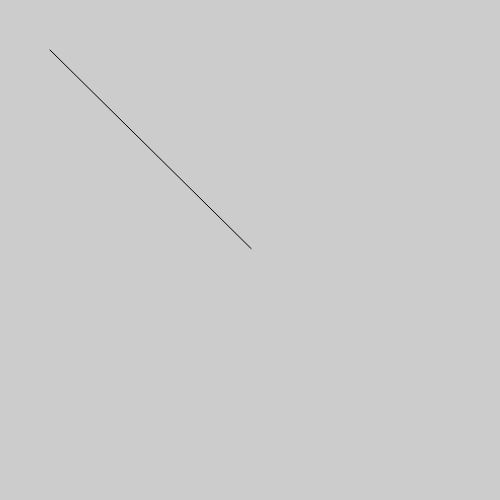
Frame 1 (no input)
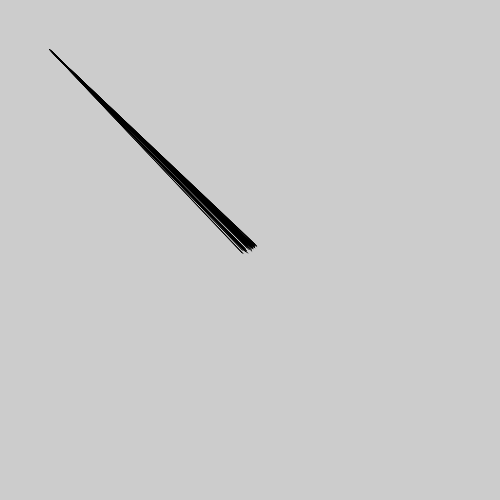
Frame 60 (no input)
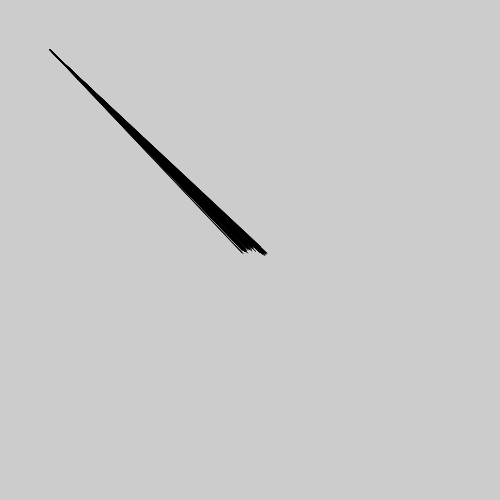
Frame 120 (the mouse pressed at the canvas centre since frame 60)

The p5.js sketch that drew these frames (run headless with seeded random() and noise() and a simulated clock; from frame 60 on, the mouse is pressed at the canvas centre):

// p5.js sketch
// ── sketch.js
var speed = 2.5;
var diameter = 20;
var x;
var y;

function setup() {
  createCanvas(500,500);
  x = width/2;
  y = height/2;
  background(204);
}

function draw () {
  x += random(-speed, speed);
  y += random(-speed, speed);
  line(x, y, 50, 50);
}
